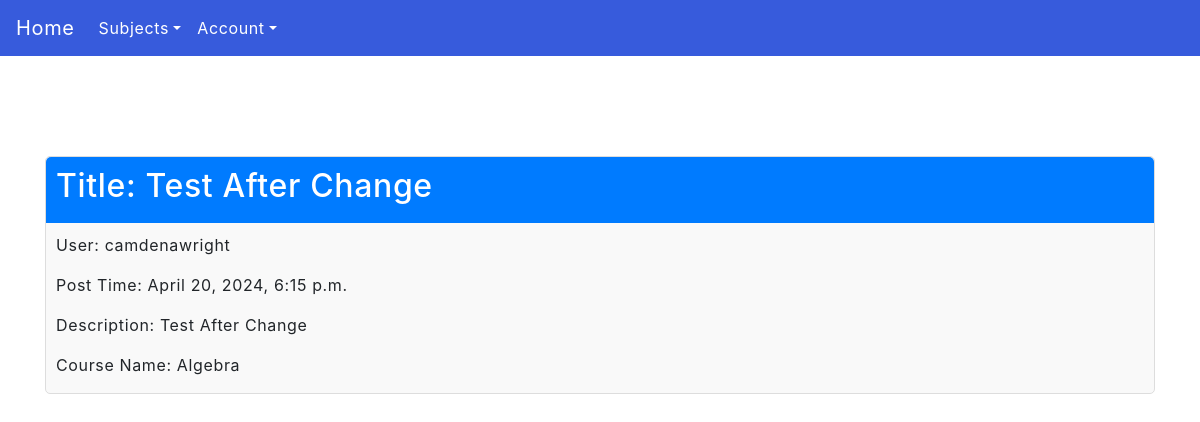
Page /subjects/subjectDetails/3/ on the earlier database version.
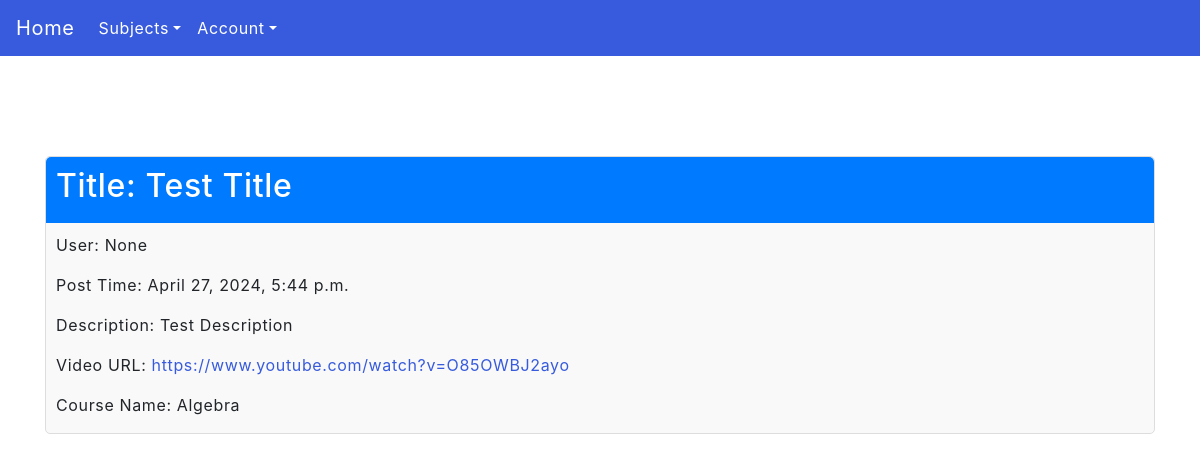
Same page on the later database version.
### posts/models.py (models this page shows, shortened)
class Ticket(models.Model):
    user = models.ForeignKey(User, blank = True, null = True, on_delete = models.PROTECT)
    username = models.CharField("Username", max_length = 100, blank = True, null = True)
    title = models.CharField("Title", max_length = 100)
    time_of_post = models.DateTimeField("Time of Post",auto_now_add=True)
    post_description = models.CharField("Description", max_length = 500, null = True)
    pdf_file = models.FileField('PDF File', null = True, blank = True, validators=[FileExtensionValidator(allowed_extensions=['pdf', 'doc'])])
    video_file = models.FileField('Video File', null = True, blank = True, validators=[FileExtensionValidator(allowed_extensions=['mp4'])])
    video_website_address = models.URLField('Video Adress', null = True, blank = True)
    ticket_course = models.ForeignKey('Course', on_delete=models.CASCADE, null=True, blank=True)  # ForeignKey relationship with Course

### posts/views.py (the view)
# urls.py: path('subjects/subjectDetails/<int:ticket_id>/', views.ticket, name='ticket'),
def ticket(request, ticket_id):
    ticket = get_object_or_404(Ticket, id=ticket_id)
    course_name = ticket.ticket_course
    isAuthenticated = request.user.is_authenticated
    context = {
        'ticket': ticket,
        'course_name': course_name,
        'isAuthenticated': isAuthenticated,
    }
    return render(request, 'ticket.html', context)

### posts/models.py (called while the page is built)
    def __str__(self):
        return f" {self.course_name}"

### posts/templates/ticket.html (shortened to what this page needs)
{% extends "master.html" %}
{% block content %}
<div class="container">
  <div class="post-details">
    <div class="post-header">
      <h2>Title: {{ ticket.title }}</h2>
    </div>
    <div class="post-content">
      <p>User: {{ ticket.user }}</p>
      <p>Post Time: {{ ticket.time_of_post }}</p>
      <p>Description: {{ ticket.post_description }}</p>
      {% if ticket.video_website_address %}
      <p>Video URL: <a href="{{ post.video_website_address }}">{{ ticket.video_website_address }}</a></p>
      {% endif %}
      <p>Course Name: {{ course_name }}</p>
    </div>
  </div>
</div>
{% endblock %}

Differences in the rows shown:
changed Ticket: title "Test After Change" → "Test Title"; user "camdenawright" → "None"; time_of_post "April 20, 2024, 6:15 p.m." → "April 27, 2024, 5:44 p.m."; post_description "Test After Change" → "Test Description"; video_website_address (not shown) → "https://www.youtube.com/watch?v=O85OWBJ2ayo"
Other differences:
text now shown: "Video URL:"
